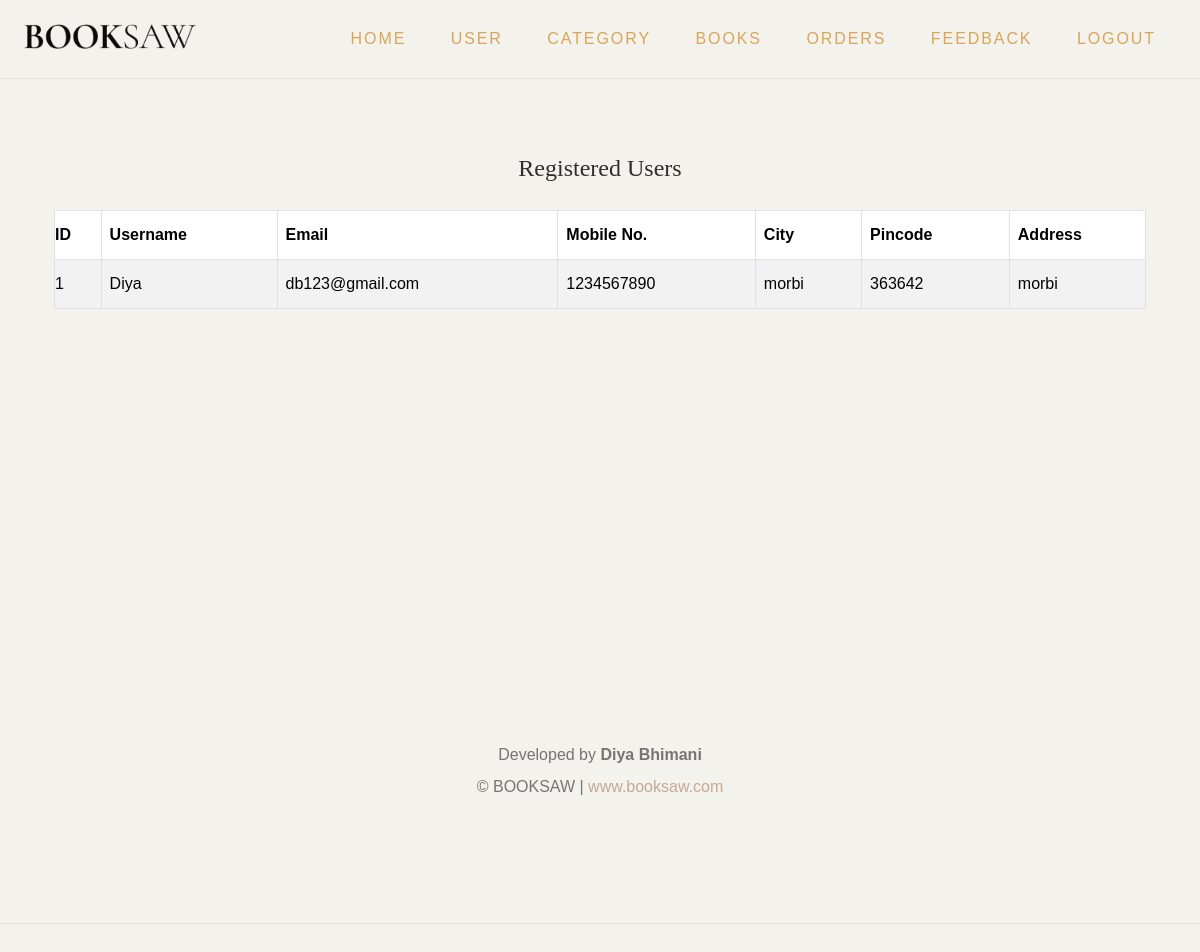
/admin/user.php (signed in), run on the app's committed database.
### tables this page shows
CREATE TABLE `user` (
  `id` int(11) NOT NULL,
  `username` varchar(20) NOT NULL,
  `password` varchar(255) NOT NULL,
  `email_id` varchar(30) NOT NULL,
  `mobile_no` int(12) NOT NULL,
  `city` varchar(50) NOT NULL,
  `pincode` int(6) NOT NULL,
  `address` text NOT NULL
);

### admin/user.php (the view, shortened to what this page needs)
<?php
$conn = new mysqli("localhost", "root", "", "book");
$result = $conn->query("SELECT id, username, email_id, mobile_no, city, pincode, address FROM user");
?>
<!DOCTYPE html>
<html lang="en">
<head>
	<link href="https://cdn.jsdelivr.net/npm/bootstrap@5.3.1/dist/css/bootstrap.min.css" rel="stylesheet"
>
	<link rel="stylesheet" type="text/css" href="css/normalize.css">
	<link rel="stylesheet" type="text/css" href="icomoon/icomoon.css">
	<link rel="stylesheet" type="text/css" href="css/vendor.css">
	<link rel="stylesheet" type="text/css" href="style.css">
</head>
		<header id="header">
			<div class="container-fluid">
				<div class="row">
					<div class="col-md-2">
						<div class="main-logo">
							<a href="index.html"><img src="images/main-logo.png" alt="logo"></a>
						</div>
					</div>
					<div class="col-md-10">
						<nav id="navbar">
							<div class="main-menu stellarnav">
								<ul class="menu-list">
									<li class="menu-item active"><a href="index.php">Home</a></li>
									<li class="menu-item active"><a href="user.php">USER</a></li>
									<li class="menu-item active"><a href="category.php">CATEGORY</a></li>
									<li class="menu-item active"><a href="book.php">BOOKS</a></li>
									<li class="menu-item active"><a href="shipping.php">ORDERS</a></li>
									<li class="menu-item active"><a href="feedback.php">FEEDBACK</a></li>
									<li class="menu-item active"><a href="logout.php">LOGOUT</a></li>
								</ul>
							</div>
						</nav>
					</div>
				</div>
			</div>
		</header>
<div class="container py-5" style="min-height: 70vh;">
    <div class="d-flex justify-content-between align-items-center mb-4 position-relative">
        <div style="flex: 1; text-align: center;">
            <h2 class="mb-0">Registered Users</h2>
        </div>
           </div>
    <table class="table table-bordered table-striped">
        <thead class="thead-dark">
            <tr>
                <th>ID</th>
                <th>Username</th>
                <th>Email</th>
                <th>Mobile No.</th>
                <th>City</th>
                <th>Pincode</th>
                <th>Address</th>
            </tr>
        </thead>
        <tbody>
            <?php if ($result->num_rows > 0): ?>
                <?php while($row = $result->fetch_assoc()): ?>
                    <tr>
                        <td><?= $row['id'] ?></td>
                        <td><?= htmlspecialchars($row['username']) ?></td>
                        <td><?= htmlspecialchars($row['email_id']) ?></td>
                        <td><?= htmlspecialchars($row['mobile_no']) ?></td>
                        <td><?= htmlspecialchars($row['city']) ?></td>
                        <td><?= htmlspecialchars($row['pincode']) ?></td>
                        <td><?= htmlspecialchars($row['address']) ?></td>
                    </tr>
                <?php endwhile; ?>
            <?php else: ?>
                <tr>
                    <td colspan="7" class="text-center">No users found.</td>
                </tr>
            <?php endif; ?>
        </tbody>
    </table>
</div>
<footer id="footer">
    <div class="container">
        <div class="row">
      <div class="footer-info text-center">
      <p>
        Developed by <strong>Diya Bhimani</strong><br>
        © <span id="displayYear"></span> BOOKSAW |
        <a href="https://www.booksaw.com" target="_blank">
          www.booksaw.com
        </a>
      </p>
      </div>
        </div>
    </div>
</footer>
</body>
</html>

### admin/style.css (style rules this page uses)
:root { --header-height: 160px; --header-height-min: 80px; }
:root { --accent-color: #C5A992; --secondary-color: #C5A992; --dark-color: #2f2f2f; --light-color: #F3F2EC; --body-text-color: #757575; --light-text-color: #afafaf; --dark-text-color: #2f2f2f; }
:root { --body-font: "Raleway", sans-serif; --heading-font: "Prata", Georgia, serif; --secondary-font: "Playfair Display", Georgia, serif; }
:root, [data-bs-theme=light] { --heading-font: "Prata", Georgia, serif; --heading-font-weight: 400; --heading-color: var(--bs-dark); --heading-line-height: 1.1; --swiper-theme-color: var(--bs-primary); --custom-easing: cubic-bezier(.17, .67, .83, .67); --bs-body-font-family: "Raleway", arial, sans-serif; --bs-body-font-size: 0.9rem; --bs-body-font-weight: 400; --bs-body-line-height: 1.7; --bs-body-color: #333; --bs-body-color-rgb: 51, 51, 51; --bs-primary: #C5A992; --bs-primary-dark: #C5A992; --bs-secondary: #C5A992; --bs-black: #111; --bs-light: #F1F1F0; --bs-dark: #212529; --bs-gray: #949494; --bs-gray-dark: #51565b; --bs-primary-rgb: 169, 128, 115; --bs-secondary-rgb: 253, 238, 233; --bs-black-rgb: 17, 17, 17; --bs-light-rgb: 241, 241, 240; --bs-dark-rgb: 33, 37, 41; --bs-link-color: var(--bs-dark); --bs-link-color-rgb: 17, 17, 17; --bs-link-decoration: underline; --bs-link-hover-color: var(--bs-primary); --bs-link-hover-color-rgb: 169, 128, 115; }
.container, .container-fluid, .container-lg, .container-md, .container-sm, .container-xl, .container-xxl { --bs-gutter-x: 2.5rem; }
h1, h2, h3, h4, h5, h6 { color: var(--heading-color); }
a { text-decoration: none; transition: all 0.3s ease-out; }
.container-fluid { max-width: 1800px; }
.container, .container-fluid, .container-lg, .container-md, .container-sm, .container-xl, .container-xxl { --bs-gutter-x: 3rem; }
*, *::before, *::after { -webkit-box-sizing: border-box; -moz-box-sizing: border-box; box-sizing: border-box; }
html { box-sizing: border-box; }
a { color: var(--accent-color); transition: 0.3s color ease-out; }
ul, ol { margin-top: 0; margin-bottom: 10px; margin-left: 0; }
ul li, ol li { margin-bottom: 5px; outline: 0; }
ul li.active a { color: #daa556; }
ul li:last-child, ol li:last-child { margin-bottom: 0; }
img { display: inline-block; border: 0; max-width: 100%; height: auto; vertical-align: middle; }
h1, .h1, h2, .h2, h3, .h3, h4, .h4, h5, .h5, h6, .h6 { font-family: var(--heading-font); line-height: 1.2; color: var(--dark-color); }
h1, h2, h3 { margin: 25px 0; text-transform: capitalize; }
h2, .h2 { font-size: 1.5em; line-height: 1.4; }
p { margin: 0 0 20px 0; }
::placeholder { color: #999; }
.container::after, .row::after, .clearfix::after { display: block; clear: both; content: ""; }
.text-center { text-align: center; }
ul { list-style: circle inside; }
ol, ul { padding-left: 0; margin-top: 0; }
li { margin-bottom: 1rem; }
th, td { padding: 12px 15px; text-align: left; border-bottom: 1px solid #E1E1E1; }
th:first-child, td:first-child { padding-left: 0; }
th:last-child, td:last-child { padding-right: 0; }
pre, blockquote, dl, figure, table, p, ul, ol, form { margin-bottom: 2.5rem; }
#header { padding: 20px 0; border-bottom: 1px solid #E0E0E0; background-color: #f3f2ec; }
#header .menu-list a { text-transform: uppercase; font-weight: 500; letter-spacing: 0.12em; }
footer#footer { padding-bottom: 80px; margin-top: 100px; margin-bottom: 60px; border-bottom: 1px solid #E0E0E0; }

### data on the page
user: id "1", username "Diya", email "db123@gmail.com", mobile_no "1234567890", city "morbi", pincode "363642", address "morbi"
